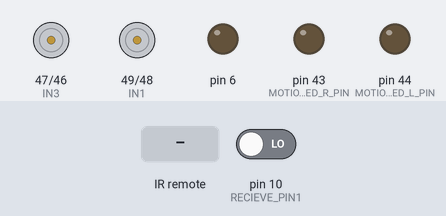
A sketch run on a simulated Arduino Mega 2560, built with avr-gcc and run on an emulated ATmega2560. On the bench: motor-driver pin pairs drawn as motors (green arrow = first pin HIGH = forward, orange = second pin HIGH = backward, longer = more drive), output pins drawn as LEDs (lit = HIGH). The inputs (shaded band) are chosen by the test bench; at power-on: pin 10 (RECIEVE_PIN1) LOW. What the sketch prints to the serial monitor is not drawn.

Above: at 0.8 s.
0.9 s: infrared code 0xFF22DD received
At 1.3 s:
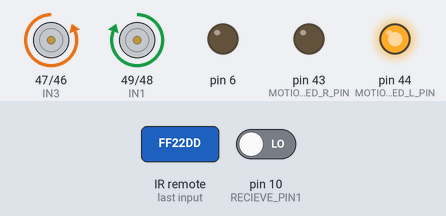
At 1.69 s:
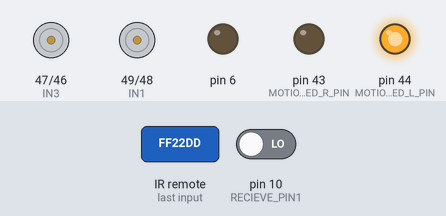
3.3 s: infrared code 0xFFC23D received
At 3.7 s:
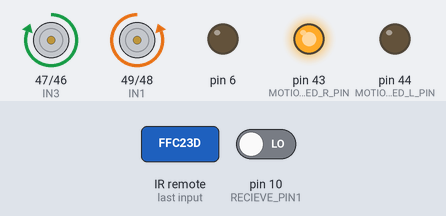
Timing chart, 0 to 6.3 s (numbered marks = the images above; inputs shaded):
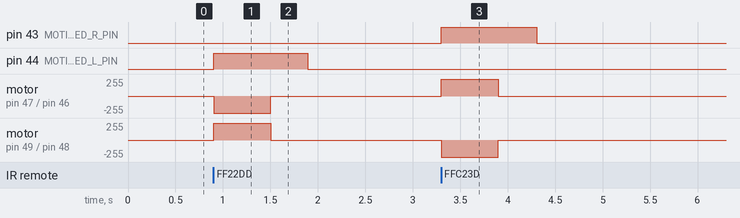

The sketch:

main.ino
```cpp
/**
 *   @file main.cpp
 *   @author Huy and Richard
 *   @date 9-June-2022
 *   @brief Main Arduino loop to implement project.
 *
 */

#include "sonar.h"
#include "Arduino_FreeRTOS.h"
#include "queue.h"
#include <IRremote.h>

#define true 1
#define false 0

volatile unsigned long start, time;
volatile unsigned int running;
QueueHandle_t DistQueue;
unsigned long cm, code;
unsigned int turnLeft, turnRight, control;

/**
 * @brief Pin change interrupt on pin 10 to time pulse input from echo pin.
 *
 * Uses volatile variable start, time to compute how long the pulse last.
 * The volatile variable running indicate if the a sound wave has been sent out
 * but not recieve back yet.
 */
ISR(PCINT0_vect) {
    if (running) {
        time = micros() - start;
        running = false;
    } else {
        start = micros();
        running = true;
    }
}

#define RECIEVE_PIN1 10
#define MOTION_LED_L_PIN 44
#define MOTION_LED_R_PIN 43
#define MAX_SIZE 10
#define IN1 49
#define IN2 48
#define IN3 47
#define IN4 46
#define RECV_PIN 7

// IR remote
IRrecv irrecv(RECV_PIN);
decode_results results;

/**
 * @brief Get and convert the pulse time from HC-SR04 to cm (if avaliable), then send data to queue.
 *
 * Convert the time to cm using microsecondsToCentimeters. Create a FreeRTOS queue, DistQueue
 * to store 10 distance data
 */
void getDistance(void *pvParameters);

/**
 * @brief Dectect an IR signal and convert the appropiate button press to turn left or right.
 *
 * The play backward button is turn right and play foward button is turn left.
 * Take new input every second. In addition, blink the appropiate right or left LEDS
 * for 1 second.
 */
void getRemote(void *pvParameters);

/**
 * @brief Based on data from sensor determine the robot next movement.
 *
 * If turn left or right if triggered by IR remote (about 90 degree turn).
 * Otherwise check if there is an object in range (20cm - 120cm) go straight.
 * Stop if there is no object in range. The distance is computed by taking the average
 * of 10 data points from the DistQueue. Update every 100ms.
 */
void computeMotion(void *pvParameters);

/**
 * @brief Convert a time in ms to distance in cm based on speed of sound.
 *
 */
long microsecondsToCentimeters(long microseconds);

/**
 * @brief Configure control pins for motors to turn right by 90 degree.
 */
void steerRight();

/**
 * @brief Configure control pins for motors to turn left by 90 degree.
 */
void steerLeft();

/**
 * @brief Configure control pins for motors to turn right by 90 degree.
 */
void straight();

/**
 * @brief Configure control pins for motors to not move.
 */
void idle();

void setup() {
  // initialize remote IR

  irrecv.enableIRIn();
  irrecv.blink13(true);

  // initialize ultra sound
  setupSonar();
  pinMode(RECIEVE_PIN1, INPUT);
  running = false;
  Serial.begin(9600);

  // for LED with PIR sensor
  pinMode(MOTION_LED_R_PIN, OUTPUT);
  pinMode(MOTION_LED_L_PIN, OUTPUT);

  // motor pins control direction of wheels
  // IN1-2 control right wheels
  // IN3-4 control left wheel
  pinMode(IN1, OUTPUT);
  pinMode(IN2, OUTPUT);
  pinMode(IN3, OUTPUT);
  pinMode(IN4, OUTPUT);

  // All tasks are same priority, want to be done sequentially
  xTaskCreate(
    getDistance
    ,  "Distance"
    ,  256  // This stack size can be checked & adjusted by reading the Stack Highwater
    ,  NULL
    ,  2  // Priority, with 3 (configMAX_PRIORITIES - 1) being the highest, and 0 being the lowest.
    ,  NULL
  );

  xTaskCreate(
    getRemote
    ,  "PIR"
    ,  256  // This stack size can be checked & adjusted by reading the Stack Highwater
    ,  NULL
    ,  2  // Priority, with 3 (configMAX_PRIORITIES - 1) being the highest, and 0 being the lowest.
    ,  NULL
  );

  xTaskCreate(
    computeMotion
    ,  "Motion"
    ,  512  // This stack size can be checked & adjusted by reading the Stack Highwater
    ,  NULL
    ,  2  // Priority, with 3 (configMAX_PRIORITIES - 1) being the highest, and 0 being the lowest.
    ,  NULL
  );

  vTaskStartScheduler();
}

void loop() {
  // freeRTOS scheduler run tasks
}

void getDistance(void *pvParameters) {
  DistQueue = xQueueCreate(MAX_SIZE, sizeof(long));
  for (;;) {
    if (!running) {
      cm = microsecondsToCentimeters(time);
      xQueueSendToBack(DistQueue, &cm, (TickType_t) 0);
    }
  }
}

void getRemote(void *pvParameters) {

  for( ;;) {
    code = 0;
    // If there is an IR signal, decode the signal
    if (irrecv.decode(&results)){
          code = results.value;
          Serial.println(code);
          irrecv.resume();
    }

    // the recieved code is play backward button
    if (code == 0xff22dd) {
      turnLeft = true;
      digitalWrite(MOTION_LED_L_PIN, HIGH);
      vTaskDelay(1000 / portTICK_PERIOD_MS );
    } else if (code == 0xffc23d) {    // the recieved code is play foward button
      turnRight = true;
      digitalWrite(MOTION_LED_R_PIN, HIGH);
      vTaskDelay(1000 / portTICK_PERIOD_MS );
    } else {
      turnLeft = false;
      turnRight = false;
      digitalWrite(MOTION_LED_R_PIN, LOW);
      digitalWrite(MOTION_LED_L_PIN, LOW);
    }
  }
}

void computeMotion(void *pvParameters) {
  unsigned long avgDist, buff;
  unsigned int inRange;
  unsigned int counter = 0;
  inRange = 0;
  avgDist = 0;
  buff = 0;
  for ( ;; ) {
    avgDist = 0;
    counter = MAX_SIZE;
    // does not allow interrupt to occur
    noInterrupts();
    // Compute the average of 10 distance data point from queue
    while (counter > 0) {
      xQueueReceive(DistQueue, &buff, (TickType_t) 0);
      avgDist += buff;
      counter--;
    }
    avgDist = avgDist/MAX_SIZE;
    // Check if there is an object in range
    if (avgDist < 120 && avgDist > 20) {
      inRange = true;
    } else {
      inRange = false;
    }

    // Based on sensor data determine the next movement
    if (turnRight) {
      steerRight();
      vTaskDelay(500 / portTICK_PERIOD_MS );

    } else if (turnLeft) {
      steerLeft();
      vTaskDelay(500 / portTICK_PERIOD_MS );

    } else if (inRange) {
      straight();

    } else {
      idle();
    }

    interrupts();
    vTaskDelay(100 / portTICK_PERIOD_MS );
  }
}

long microsecondsToCentimeters(long microseconds) {
  // The speed of sound is 340 m/s or 29 microseconds per centimeter.
  // The ping travels out and back, so to find the distance of the object we
  // take half of the distance travelled.
  return microseconds / 29 / 2;
}

void steerRight() {
  digitalWrite(IN1, LOW);
  digitalWrite(IN2, HIGH);
  digitalWrite(IN3, HIGH);
  digitalWrite(IN4, LOW);
  turnRight = false;
}

void steerLeft() {
  digitalWrite(IN1, HIGH);
  digitalWrite(IN2, LOW);
  digitalWrite(IN3, LOW);
  digitalWrite(IN4, HIGH);
  turnLeft = false;
}

void straight() {
  digitalWrite(IN1, LOW);
  digitalWrite(IN2, HIGH);
  digitalWrite(IN3, LOW);
  digitalWrite(IN4, HIGH);
}

void idle() {
  digitalWrite(IN1, LOW);
  digitalWrite(IN2, LOW);
  digitalWrite(IN3, LOW);
  digitalWrite(IN4, LOW);
}
```

sonar.cpp
```cpp
/**
 *   @file sonar.cpp
 *   @author Huy and Richard
 *   @date 9-June-2022
 *   @brief Source code implemneting a function to setup and use HC-SR04 ultra-sonic sensor.
 *
 */

#include "sonar.h"

void setupSonar() {
    // Set compare mode to clear on compare match set at bottom
    // Select FAST PWM
    // Select prescaler of 8
    TCCR4A = 0b10000010;
    TCCR4B = 0b00011010;

    // ICR4 and OCR4A so that PWM
    // create a 10us pulse every 20ms
    ICR4 = 20000;
    OCR4A = 10;
    DDRH = setBit(DDRH, 0b00001000);

    // enable pin change interrupt for 10 pin
    PCMSK0 = 0b00010000;
    PCICR = 0b00000001;
}
```

sonar.h
```cpp
/**
 *   @file sonar.h
 *   @author Huy and Richard
 *   @date 9-June-2022
 *   @brief Declaration of function to setup and use HC-SR04 ultra-sonic sensor.
 *
 */

#ifndef sonar_h
#define sonar_h

#include "utils.h"

/**
 * @brief Setup the HC-SR04 ultra-sonic sensor to get a distance every 20ms.
 *
 * Setup Timer4A on pin 6 to generate a fast PMW signal with a frequecy of
 * 50Hz and duty cycle of 0.0005%. This is equivalent to a pulse signal lasting
 * 10us every 20ms. This fast PMW signal is used to drive the trigger pin of
 * HC-SR04 and have it send a new sound wave every 20ms. Assume that it will
 * take faster than 20ms to recieve the signal back. Setup pin change interrupt
 * on pin 10 correspond echo pin on HC-SR04, used to time the pulse signal
 * non-blocking.
 */
void setupSonar();

#endif // sonic_h
```

utils.cpp
```cpp
/**
 *   @file utils.cpp
 *   @author Huy and Richard
 *   @date 16-May-2022
 *   @brief Source code for the implemention of utils.h functions
 */

#include "utils.h"

uint16_t setBit(uint16_t input, uint16_t mask) {
    return input | mask;
}

uint16_t clearBit(uint16_t input, uint16_t mask) {
    return input & ~mask;
}

uint16_t setClearBit(uint16_t input, uint16_t maskSet, uint16_t maskClear) {
    uint16_t result = setBit(input, maskSet);
    return clearBit(result, maskClear);
}

uint16_t compBit(uint16_t input, uint16_t mask){
    return input ^ mask;
}

void startFunction (functionPtr function) {
    function();
}
```

utils.h
```cpp
/**
 *   @file utils.h
 *   @author Huy and Richard
 *   @date 16-May-2022
 *   @brief Declaration of useful utilities functions
 *
 *   Contains basic bitwise operations: set/clear/complement bits
 */

#ifndef utils_h
#define utils_h

#include "Arduino.h"

/**
 * @brief DRRB Macros
 */
#define DDRB _SFR_MEM8(0x24)

/**
 * @brief PORTB Macros
 */
#define PORTB _SFR_MEM8(0x25)

/**
 * \def TCCR0A Macros for accessing Timer/Counter 0 Register A.
 */
#define TCCR0A _SFR_MEM8(0x44)
// TCCR0A[7:6] - COM0A1-COM0A0 control compare output A mode

/**
 * @brief TCCR0B Macros for accessing Timer/Counter 0 Register B.
 */
#define TCCR0B _SFR_MEM8(0x45)
// TCCR0B[2:0] - prescaler select
// TCCR0B[3] - CTC mode

/**
 * @brief OCR0A Macros for accessing output compare register A.
 */
#define OCR0A _SFR_MEM8(0x47)

/**
 * @brief TIMSK0 Macros for accessing timer/counter interrupt mask regisiter.
 */
#define TIMSK0 _SFR_MEM8(0x6E)
// TIMSK0[1] - enable interrupt for output compare match A

/**
 * @brief PORTL Macros for accessing PORTHL registers (pins 42-49).
 */
#define PORTL _SFR_MEM8(0x10B) // pin 49-42 port L

/**
 * @brief DDRL Macros for accessing DDRL registers (pins 42-49).
 */
#define DDRL _SFR_MEM8(0x10A)

/**
 * @brief PORTC Macros for accessing PORTC registers (pins 30-37).
 */
#define PORTC _SFR_MEM8(0x28)

/**
 * @brief DDRC Macros for accessing DDRC registers (pins 30-37).
 */
#define DDRC _SFR_MEM8(0x27)

/**
 * @brief TCCR4A Macros for accessing Timer/Counter 4A control register A.
 */
#define TCCR4A _SFR_MEM8(0xA0)

/**
 * @brief TCCR4B Macros for accessing Timer/Counter 4A control register B.
 */
#define TCCR4B _SFR_MEM8(0xA1) // Timer/Counter 4A control reg B

/**
 * @brief DDRH Macros for accessing DDRH register
 */
#define DDRH _SFR_MEM8(0x101)

/**
 * @brief OCR4A Macros for accessing Timer/Counter 4A compare value register.
 */
#define OCR4A _SFR_MEM16(0xA8) // Output compare register (OCR4A)

/**
 * @brief ICR4 Macros for accessing Timer/Counter 4 input capture register
 */
#define ICR4 _SFR_MEM16(0xA6)

/**
 * @brief PCMSK0 Macros for accessing pin change mask register 0
 */
#define PCMSK0 _SFR_MEM8(0x6B)

/**
 * @brief PCMSK2 Macros for accessing pin change mask register 1
 */
#define PCMSK2 _SFR_MEM8(0x6D)
/**
 * @brief PCICR Macros for accessing pin change control register
 */
#define PCICR _SFR_MEM8(0x68)

/**
 * @brief Define a function pointer.
*/
typedef void (*functionPtr)();

/**
 * @brief Start a function given a pointer to that function
 *
 * @param function A pointer to a function.
 */
void startFunction (functionPtr function);

/**
 * @brief Set specified bits of the given input (turn on bit)
 * @param input A 16 bits input value
 * @param mask A 16 bits sequence indicating which bit to set, ex. 0b00..01 will turn on the first bit
 * @return The function returns the resulting 16 bits output of the bitwise operation
*/
uint16_t setBit(uint16_t input, uint16_t mask);

/**
 * @brief Clear specified bits of the given input (turn off bit)
 * @param input A 16 bits input value
 * @param mask A 16 bits sequence indicating which bit to clear, ex. 0b00..01 will turn off the first bit
 * @return The function returns the resulting 16 bits output of the bitwise operation
*/
uint16_t clearBit(uint16_t input, uint16_t mask);


/**
 * @brief Set and clear specified bits of the given input
 *
 * Mask for set and clear can have overlapping bit, where
 * the set operation is done first then the clear operation
 * @param input A 16 bits input value
 * @param maskSet A 16 bits sequence indicating which bit to set, ex. 0b00..01 will turn on the first bit
 * @param maskClear A 16 bits sequence indicating which bit to clear, ex. 0b00..01 will turn off the first bit
 * @return The function returns the resulting 16 bits output of the bitwise operation
*/
uint16_t setClearBit(uint16_t input, uint16_t maskSet, uint16_t maskClear);

/**
 * @brief Complement specified bits of the given input (flip the bit)
 * @param input A 16 bits input value
 * @param mask A 16 bits sequence indicating which bit to complement, ex. 0b00..01 will complement the first bit
 * @return The function returns the resulting 16 bits output of the bitwise operation
*/
uint16_t compBit(uint16_t input, uint16_t mask);

#endif // utils_h
```

Measured:
- after the input at 0.9 s, pin 44 (MOTION_LED_L_PIN): LOW → HIGH at once, → LOW 0.99 s later; motor on pin 47 (IN3) / pin 46 (IN4): stopped → backward 255/255 at once, → stopped 0.60 s later; motor on pin 49 (IN1) / pin 48 (IN2): stopped → forward 255/255 at once, → stopped 0.60 s later
- after the input at 3.3 s, pin 43 (MOTION_LED_R_PIN): LOW → HIGH at once, → LOW 1.0 s later; motor on pin 47 (IN3) / pin 46 (IN4): stopped → forward 255/255 at once, → stopped 0.60 s later; motor on pin 49 (IN1) / pin 48 (IN2): stopped → backward 255/255 at once, → stopped 0.60 s later
